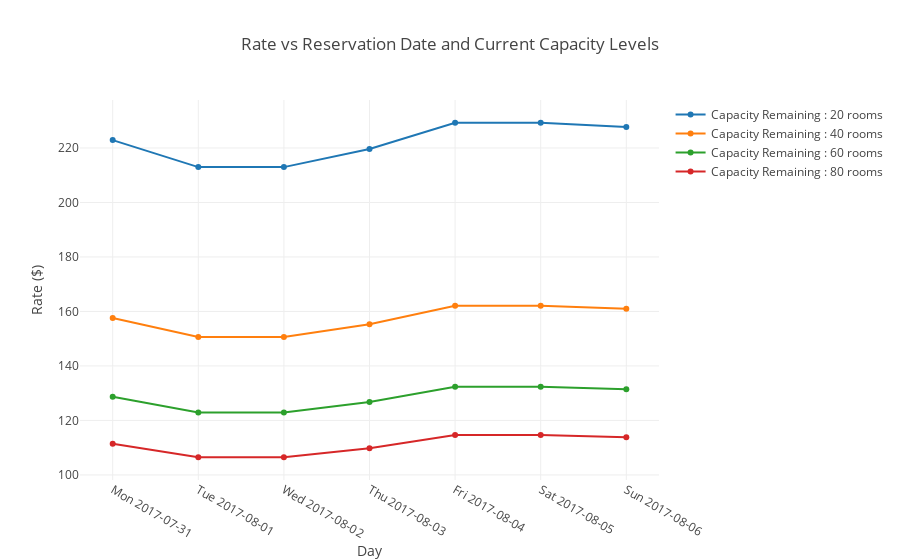

Source (notebook cell):
### Code cell
# Plotting the room rate time series.
# Let's focus on a single week cycle.

price_levels = [go.Scatter(x=rate_df_to_show.head(7).index,
                           y=rate_df_to_show.head(7)['Capacity left : 20.0'],
                           name='Capacity Remaining : 20 rooms'),
                go.Scatter(x=rate_df_to_show.head(7).index,
                           y=rate_df_to_show.head(7)['Capacity left : 40.0'],
                           name='Capacity Remaining : 40 rooms'),
                go.Scatter(x=rate_df_to_show.head(7).index,
                           y=rate_df_to_show.head(7)['Capacity left : 60.0'],
                           name='Capacity Remaining : 60 rooms'),
                go.Scatter(x=rate_df_to_show.head(7).index,
                           y=rate_df_to_show.head(7)['Capacity left : 80.0'],
                           name='Capacity Remaining : 80 rooms')]

layout_prices = go.Layout(title='Rate vs Reservation Date and Current Capacity Levels',
                       xaxis={'title':'Day'}, yaxis={'title':'Rate ($)'})

fig = go.Figure(data=price_levels, layout=layout_prices)
iplot(fig, filename='price_levels_ts')

### Figure 1 — Plotly figure (JSON) as saved in the notebook; plotly's stock layout.template omitted (floating-point values rounded to 4 significant figures)
{"data": [{"name": "Capacity Remaining : 20 rooms", "type": "scatter", "uid": "717aef42-c069-11e8-84a0-8c8590adcd32", "x": ["Mon 2017-07-31", "Tue 2017-08-01", "Wed 2017-08-02", "Thu 2017-08-03", "Fri 2017-08-04", "Sat 2017-08-05", "Sun 2017-08-06"], "y": [222.9, 213.0, 213.0, 219.6, 229.3, 229.3, 227.7]}, {"name": "Capacity Remaining : 40 rooms", "type": "scatter", "uid": "717af0be-c069-11e8-9bd9-8c8590adcd32", "x": ["Mon 2017-07-31", "Tue 2017-08-01", "Wed 2017-08-02", "Thu 2017-08-03", "Fri 2017-08-04", "Sat 2017-08-05", "Sun 2017-08-06"], "y": [157.6, 150.6, 150.6, 155.3, 162.1, 162.1, 161]}, {"name": "Capacity Remaining : 60 rooms", "type": "scatter", "uid": "717af186-c069-11e8-93d0-8c8590adcd32", "x": ["Mon 2017-07-31", "Tue 2017-08-01", "Wed 2017-08-02", "Thu 2017-08-03", "Fri 2017-08-04", "Sat 2017-08-05", "Sun 2017-08-06"], "y": [128.7, 123.0, 123.0, 126.8, 132.4, 132.4, 131.4]}, {"name": "Capacity Remaining : 80 rooms", "type": "scatter", "uid": "717af21c-c069-11e8-bc1b-8c8590adcd32", "x": ["Mon 2017-07-31", "Tue 2017-08-01", "Wed 2017-08-02", "Thu 2017-08-03", "Fri 2017-08-04", "Sat 2017-08-05", "Sun 2017-08-06"], "y": [111.5, 106.5, 106.5, 109.8, 114.6, 114.6, 113.8]}], "layout": {"title": "Rate vs Reservation Date and Current Capacity Levels", "xaxis": {"title": "Day"}, "yaxis": {"title": "Rate ($)"}}}
